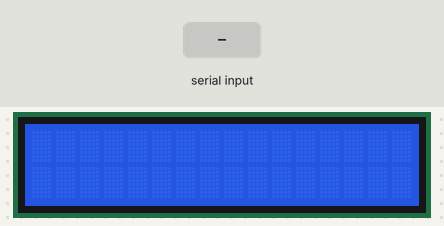
This sketch was run on a simulated Arduino Uno, built with avr-gcc and run on an emulated ATmega328P. Parts: 16×2 character LCD. The test bench sets the inputs (shaded band). What the sketch prints to the serial monitor is not drawn.

Above: at 1.2 s.
1.3 s: "1" received over Serial
At 2.4 s:
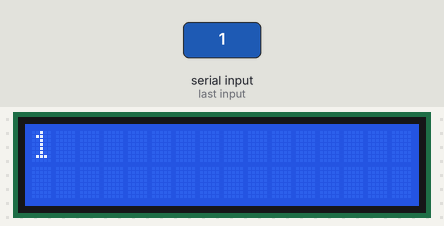
3.0 s: "0" received over Serial
At 3.7 s:
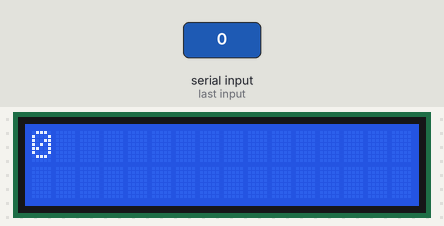
4.7 s: "2" received over Serial
At 6.2 s:
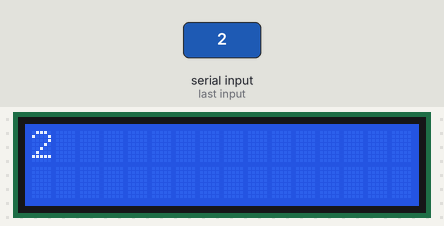
Timing chart, 0 to 7.7 s (numbered marks = the images above; inputs shaded):
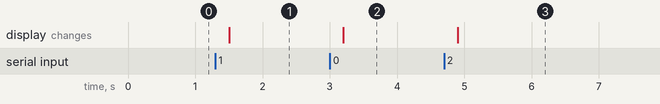

Measured:
- after the input at 1.3 s, the display: changes after 0.20 s (image 1)
- after the input at 3.0 s, the display: changes after 0.20 s (image 2)
- after the input at 4.7 s, the display: changes after 0.20 s (image 3)

The sketch:

LCD.ino
```cpp
/*
 LCD 연결해서 글자 출력하기

 이 스케치는 KocoaFab에서 만들었습니다.
 이 스케치는 누구든 무료로 사용할 수 있습니다.
*/

#include <LiquidCrystal.h>

LiquidCrystal lcd(12,11,4,5,6,7);        //RS 핀, E핀, 데이터 핀 4개
String lcdString = "";                   //객체 선언 : 출력 할 글자 저장

void setup() {
  lcd.begin(16,2);                       //LCD 크기 지정, 2줄 16칸
  lcd.clear();                           //화면 초기화
  Serial.begin(115200);                    //시리얼 통신 초기화
}

void loop() {
  lcd.setCursor(0,0);                    //커서를 0,0에 지정

  if(Serial.available()) {               //입력받은 데이터가 있으면
    delay(200);                          //0.2초 대기

    while(Serial.available() > 0) {      //문자 수 만큼 반복
      char lcdChar = (char)Serial.read();//문자 하나씩 읽고
      lcdString += lcdChar;              //읽은 문자를 하나씩 더해 문자열을 만듬
    }

    lcd.print(lcdString);                //문자열 LCD에 출력
    Serial.println(lcdString);           //시리얼 모니터에 입력한 값 출력
    lcdString = "";                      //문자열 초기화
    lcd.print("               ");        //전 글씨 삭제


  }
}
```
